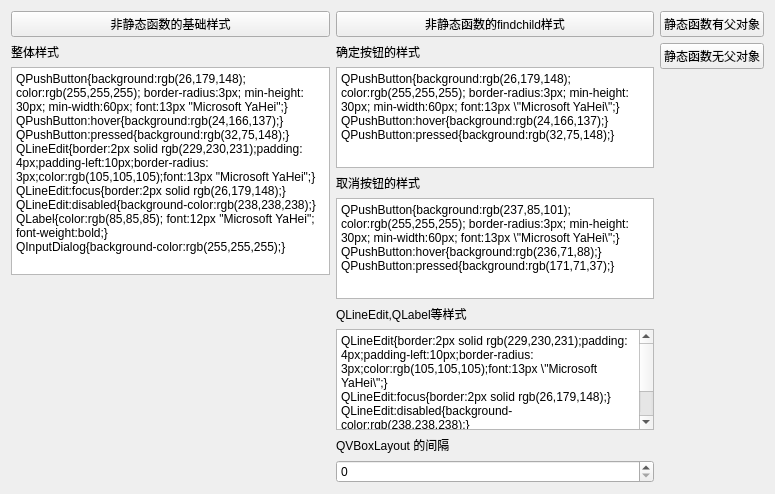
<?xml version="1.0" encoding="UTF-8"?>
<ui version="4.0">
 <class>MainWindow</class>
 <widget class="QMainWindow" name="MainWindow">
  <property name="geometry">
   <rect>
    <x>0</x>
    <y>0</y>
    <width>775</width>
    <height>494</height>
   </rect>
  </property>
  <property name="windowTitle">
   <string>QInputDialog样式设置</string>
  </property>
  <widget class="QWidget" name="centralWidget">
   <layout class="QHBoxLayout" name="horizontalLayout">
    <item>
     <layout class="QVBoxLayout" name="verticalLayout">
      <item>
       <widget class="QPushButton" name="ptn_default">
        <property name="text">
         <string>非静态函数的基础样式</string>
        </property>
       </widget>
      </item>
      <item>
       <widget class="QLabel" name="label_5">
        <property name="text">
         <string>整体样式</string>
        </property>
       </widget>
      </item>
      <item>
       <widget class="QTextEdit" name="te_default">
        <property name="html">
         <string>&lt;!DOCTYPE HTML PUBLIC &quot;-//W3C//DTD HTML 4.0//EN&quot; &quot;http://www.w3.org/TR/REC-html40/strict.dtd&quot;&gt;
&lt;html&gt;&lt;head&gt;&lt;meta name=&quot;qrichtext&quot; content=&quot;1&quot; /&gt;&lt;style type=&quot;text/css&quot;&gt;
p, li { white-space: pre-wrap; }
&lt;/style&gt;&lt;/head&gt;&lt;body style=&quot; font-family:'SimSun'; font-size:9pt; font-weight:400; font-style:normal;&quot;&gt;
&lt;p style=&quot; margin-top:0px; margin-bottom:0px; margin-left:0px; margin-right:0px; -qt-block-indent:0; text-indent:0px;&quot;&gt;QPushButton{background:rgb(26,179,148); color:rgb(255,255,255); border-radius:3px; min-height:30px; min-width:60px; font:13px &amp;quot;Microsoft YaHei&amp;quot;;}&lt;/p&gt;
&lt;p style=&quot; margin-top:0px; margin-bottom:0px; margin-left:0px; margin-right:0px; -qt-block-indent:0; text-indent:0px;&quot;&gt;QPushButton:hover{background:rgb(24,166,137);}&lt;/p&gt;
&lt;p style=&quot; margin-top:0px; margin-bottom:0px; margin-left:0px; margin-right:0px; -qt-block-indent:0; text-indent:0px;&quot;&gt;QPushButton:pressed{background:rgb(32,75,148);}&lt;/p&gt;
&lt;p style=&quot; margin-top:0px; margin-bottom:0px; margin-left:0px; margin-right:0px; -qt-block-indent:0; text-indent:0px;&quot;&gt;QLineEdit{border:2px solid rgb(229,230,231);padding:4px;padding-left:10px;border-radius:3px;color:rgb(105,105,105);font:13px &amp;quot;Microsoft YaHei&amp;quot;;}&lt;/p&gt;
&lt;p style=&quot; margin-top:0px; margin-bottom:0px; margin-left:0px; margin-right:0px; -qt-block-indent:0; text-indent:0px;&quot;&gt;QLineEdit:focus{border:2px solid rgb(26,179,148);}&lt;/p&gt;
&lt;p style=&quot; margin-top:0px; margin-bottom:0px; margin-left:0px; margin-right:0px; -qt-block-indent:0; text-indent:0px;&quot;&gt;QLineEdit:disabled{background-color:rgb(238,238,238);}&lt;/p&gt;
&lt;p style=&quot; margin-top:0px; margin-bottom:0px; margin-left:0px; margin-right:0px; -qt-block-indent:0; text-indent:0px;&quot;&gt;QLabel{color:rgb(85,85,85); font:12px &amp;quot;Microsoft YaHei&amp;quot;; font-weight:bold;}&lt;/p&gt;
&lt;p style=&quot; margin-top:0px; margin-bottom:0px; margin-left:0px; margin-right:0px; -qt-block-indent:0; text-indent:0px;&quot;&gt;QInputDialog{background-color:rgb(255,255,255);}&lt;/p&gt;&lt;/body&gt;&lt;/html&gt;</string>
        </property>
       </widget>
      </item>
      <item>
       <spacer name="verticalSpacer_2">
        <property name="orientation">
         <enum>Qt::Vertical</enum>
        </property>
        <property name="sizeHint" stdset="0">
         <size>
          <width>20</width>
          <height>40</height>
         </size>
        </property>
       </spacer>
      </item>
     </layout>
    </item>
    <item>
     <layout class="QVBoxLayout" name="verticalLayout_2">
      <item>
       <widget class="QPushButton" name="ptn_new">
        <property name="text">
         <string>非静态函数的findchild样式</string>
        </property>
       </widget>
      </item>
      <item>
       <widget class="QLabel" name="label">
        <property name="text">
         <string>确定按钮的样式</string>
        </property>
       </widget>
      </item>
      <item>
       <widget class="QTextEdit" name="te_okbtn">
        <property name="documentTitle">
         <string/>
        </property>
        <property name="html">
         <string>&lt;!DOCTYPE HTML PUBLIC &quot;-//W3C//DTD HTML 4.0//EN&quot; &quot;http://www.w3.org/TR/REC-html40/strict.dtd&quot;&gt;
&lt;html&gt;&lt;head&gt;&lt;meta name=&quot;qrichtext&quot; content=&quot;1&quot; /&gt;&lt;style type=&quot;text/css&quot;&gt;
p, li { white-space: pre-wrap; }
&lt;/style&gt;&lt;/head&gt;&lt;body style=&quot; font-family:'SimSun'; font-size:9pt; font-weight:400; font-style:normal;&quot;&gt;
&lt;p style=&quot; margin-top:0px; margin-bottom:0px; margin-left:0px; margin-right:0px; -qt-block-indent:0; text-indent:0px;&quot;&gt;QPushButton{background:rgb(26,179,148); color:rgb(255,255,255); border-radius:3px; min-height:30px; min-width:60px; font:13px \&amp;quot;Microsoft YaHei\&amp;quot;;} QPushButton:hover{background:rgb(24,166,137);}&lt;/p&gt;
&lt;p style=&quot; margin-top:0px; margin-bottom:0px; margin-left:0px; margin-right:0px; -qt-block-indent:0; text-indent:0px;&quot;&gt;QPushButton:pressed{background:rgb(32,75,148);}&lt;/p&gt;&lt;/body&gt;&lt;/html&gt;</string>
        </property>
        <property name="placeholderText">
         <string>确定按钮的样式</string>
        </property>
       </widget>
      </item>
      <item>
       <widget class="QLabel" name="label_2">
        <property name="text">
         <string>取消按钮的样式</string>
        </property>
       </widget>
      </item>
      <item>
       <widget class="QTextEdit" name="te_cancelbtn">
        <property name="html">
         <string>&lt;!DOCTYPE HTML PUBLIC &quot;-//W3C//DTD HTML 4.0//EN&quot; &quot;http://www.w3.org/TR/REC-html40/strict.dtd&quot;&gt;
&lt;html&gt;&lt;head&gt;&lt;meta name=&quot;qrichtext&quot; content=&quot;1&quot; /&gt;&lt;style type=&quot;text/css&quot;&gt;
p, li { white-space: pre-wrap; }
&lt;/style&gt;&lt;/head&gt;&lt;body style=&quot; font-family:'SimSun'; font-size:9pt; font-weight:400; font-style:normal;&quot;&gt;
&lt;p style=&quot; margin-top:0px; margin-bottom:0px; margin-left:0px; margin-right:0px; -qt-block-indent:0; text-indent:0px;&quot;&gt;QPushButton{background:rgb(237,85,101); color:rgb(255,255,255); border-radius:3px; min-height:30px; min-width:60px; font:13px \&amp;quot;Microsoft YaHei\&amp;quot;;} QPushButton:hover{background:rgb(236,71,88);}&lt;/p&gt;
&lt;p style=&quot; margin-top:0px; margin-bottom:0px; margin-left:0px; margin-right:0px; -qt-block-indent:0; text-indent:0px;&quot;&gt;QPushButton:pressed{background:rgb(171,71,37);}&lt;/p&gt;&lt;/body&gt;&lt;/html&gt;</string>
        </property>
        <property name="placeholderText">
         <string>取消按钮的样式</string>
        </property>
       </widget>
      </item>
      <item>
       <widget class="QLabel" name="label_3">
        <property name="text">
         <string>QLineEdit,QLabel等样式</string>
        </property>
       </widget>
      </item>
      <item>
       <widget class="QTextEdit" name="te_total">
        <property name="html">
         <string>&lt;!DOCTYPE HTML PUBLIC &quot;-//W3C//DTD HTML 4.0//EN&quot; &quot;http://www.w3.org/TR/REC-html40/strict.dtd&quot;&gt;
&lt;html&gt;&lt;head&gt;&lt;meta name=&quot;qrichtext&quot; content=&quot;1&quot; /&gt;&lt;style type=&quot;text/css&quot;&gt;
p, li { white-space: pre-wrap; }
&lt;/style&gt;&lt;/head&gt;&lt;body style=&quot; font-family:'SimSun'; font-size:9pt; font-weight:400; font-style:normal;&quot;&gt;
&lt;p style=&quot; margin-top:0px; margin-bottom:0px; margin-left:0px; margin-right:0px; -qt-block-indent:0; text-indent:0px;&quot;&gt;QLineEdit{border:2px solid rgb(229,230,231);padding:4px;padding-left:10px;border-radius:3px;color:rgb(105,105,105);font:13px \&amp;quot;Microsoft YaHei\&amp;quot;;} &lt;/p&gt;
&lt;p style=&quot; margin-top:0px; margin-bottom:0px; margin-left:0px; margin-right:0px; -qt-block-indent:0; text-indent:0px;&quot;&gt;QLineEdit:focus{border:2px solid rgb(26,179,148);} &lt;/p&gt;
&lt;p style=&quot; margin-top:0px; margin-bottom:0px; margin-left:0px; margin-right:0px; -qt-block-indent:0; text-indent:0px;&quot;&gt;QLineEdit:disabled{background-color:rgb(238,238,238);}&lt;/p&gt;
&lt;p style=&quot; margin-top:0px; margin-bottom:0px; margin-left:0px; margin-right:0px; -qt-block-indent:0; text-indent:0px;&quot;&gt;QLabel{color:rgb(85,85,85); font:12px \&amp;quot;Microsoft YaHei\&amp;quot;; font-weight:bold;}&lt;/p&gt;
&lt;p style=&quot; margin-top:0px; margin-bottom:0px; margin-left:0px; margin-right:0px; -qt-block-indent:0; text-indent:0px;&quot;&gt;QInputDialog{background-color:rgb(255,255,255); }&lt;/p&gt;&lt;/body&gt;&lt;/html&gt;</string>
        </property>
        <property name="placeholderText">
         <string>输入框的样式</string>
        </property>
       </widget>
      </item>
      <item>
       <widget class="QLabel" name="label_4">
        <property name="text">
         <string>QVBoxLayout 的间隔</string>
        </property>
       </widget>
      </item>
      <item>
       <widget class="QSpinBox" name="spinBox"/>
      </item>
      <item>
       <spacer name="verticalSpacer">
        <property name="orientation">
         <enum>Qt::Vertical</enum>
        </property>
        <property name="sizeHint" stdset="0">
         <size>
          <width>20</width>
          <height>40</height>
         </size>
        </property>
       </spacer>
      </item>
     </layout>
    </item>
    <item>
     <layout class="QVBoxLayout" name="verticalLayout_3">
      <item>
       <widget class="QPushButton" name="ptn_hasparent">
        <property name="text">
         <string>静态函数有父对象</string>
        </property>
       </widget>
      </item>
      <item>
       <widget class="QPushButton" name="ptn_noparent">
        <property name="text">
         <string>静态函数无父对象</string>
        </property>
       </widget>
      </item>
      <item>
       <spacer name="verticalSpacer_3">
        <property name="orientation">
         <enum>Qt::Vertical</enum>
        </property>
        <property name="sizeHint" stdset="0">
         <size>
          <width>20</width>
          <height>40</height>
         </size>
        </property>
       </spacer>
      </item>
     </layout>
    </item>
   </layout>
  </widget>
 </widget>
 <layoutdefault spacing="6" margin="11"/>
 <resources/>
 <connections/>
</ui>
